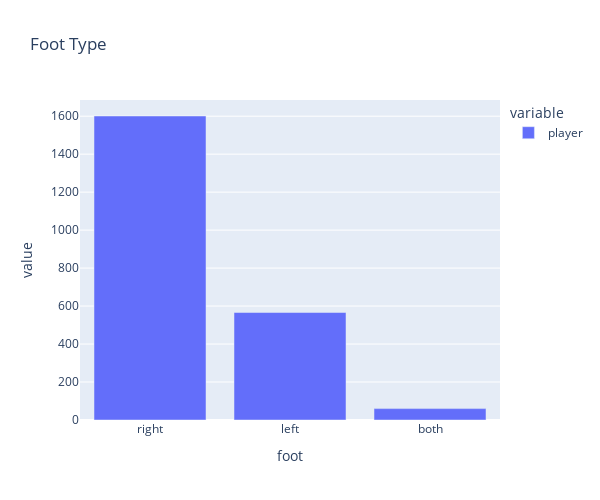

The notebook cell saved with this chart:
### Code cell
# Create bar chart to illustrate by foot preferences
fig2 = px.bar(foot_type_df, title='Foot Type',width=600,height=500)
fig2

### Figure 1 — Plotly figure (JSON) as saved in the notebook; plotly's stock layout.template omitted (floating-point values rounded to 4 significant figures)
{"data": [{"alignmentgroup": "True", "hovertemplate": "variable=player<br>foot=%{x}<br>value=%{y}<extra></extra>", "legendgroup": "player", "marker": {"color": "#636efa", "pattern": {"shape": ""}}, "name": "player", "offsetgroup": "player", "orientation": "v", "showlegend": true, "textposition": "auto", "type": "bar", "x": ["right", "left", "both"], "xaxis": "x", "y": [1601, 566, 60], "yaxis": "y"}], "layout": {"barmode": "relative", "height": 500, "legend": {"title": {"text": "variable"}, "tracegroupgap": 0}, "title": {"text": "Foot Type"}, "width": 600, "xaxis": {"anchor": "y", "domain": [0, 1], "title": {"text": "foot"}}, "yaxis": {"anchor": "x", "domain": [0, 1], "title": {"text": "value"}}}}
